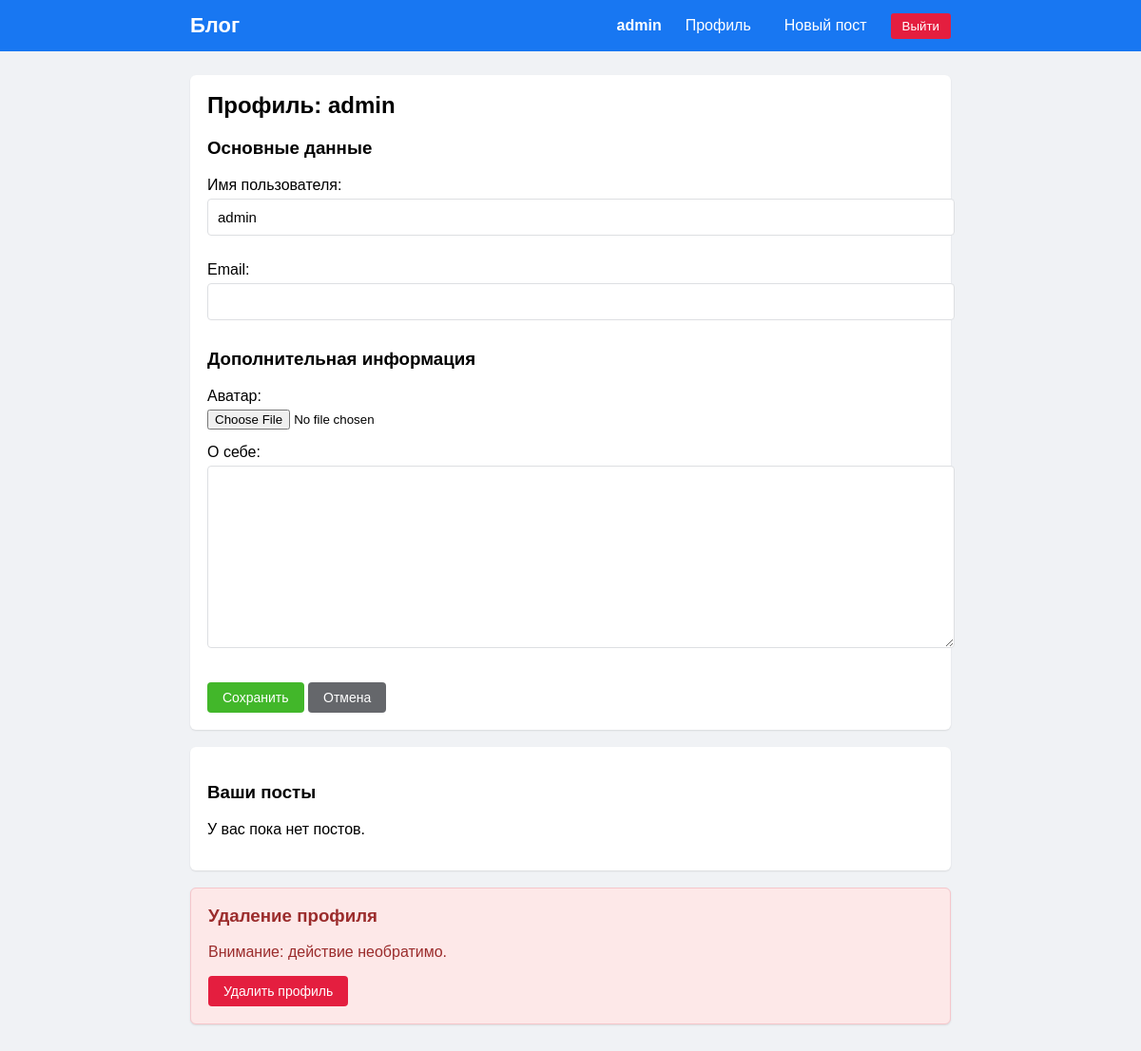
The app's page /profile/ (signed in), older data.
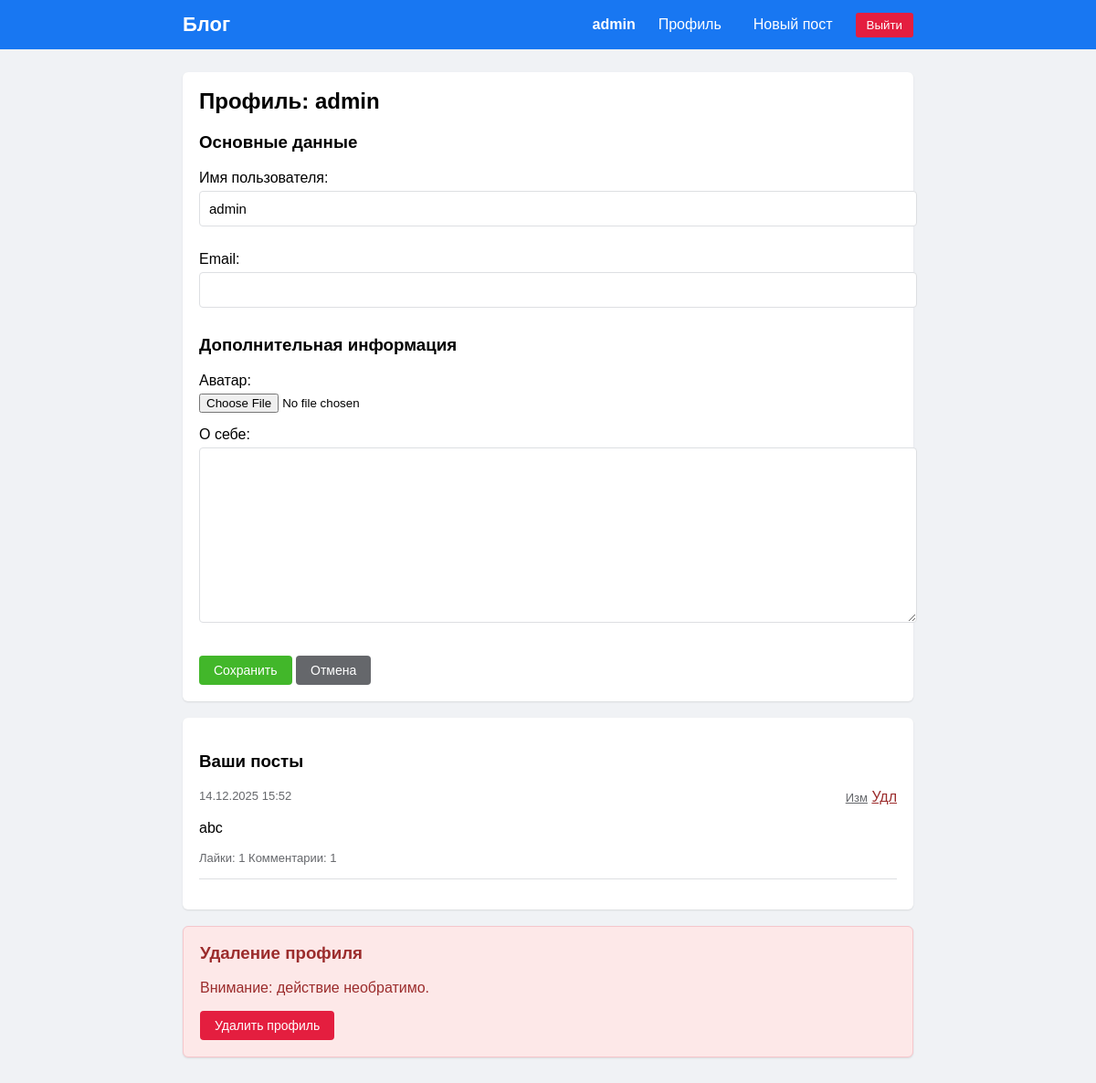
The same page, newer data.
### blog/models.py (models this page shows, shortened)
class Post(models.Model):
    author = models.ForeignKey(User, on_delete=models.CASCADE)
    content = models.TextField(max_length=1000)
    created_at = models.DateTimeField(auto_now_add=True)
    updated_at = models.DateTimeField(auto_now=True)
    class Meta:
        ordering = ['-created_at']
    def likes_count(self):
        return self.likes.count()
    def comments_count(self):
        return self.comments.count()

### blog/views.py (the view)
# urls.py: path('profile/', views.profile, name='profile'),
@login_required
def profile(request):
    if request.method == 'POST':
        user_form = UserUpdateForm(request.POST, instance=request.user)
        profile_form = ProfileUpdateForm(
            request.POST, request.FILES, instance=request.user.profile
        )
        if user_form.is_valid() and profile_form.is_valid():
            user_form.save()
            profile_form.save()
            messages.success(request, 'Профиль обновлен!')
            return redirect('profile')
    else:
        user_form = UserUpdateForm(instance=request.user)
        profile_form = ProfileUpdateForm(instance=request.user.profile)
    user_posts = Post.objects.filter(author=request.user).order_by('-created_at')
    paginator = Paginator(user_posts, 50)
    page_number = request.GET.get('page')
    posts = paginator.get_page(page_number)
    context = {
        'user_form': user_form,
        'profile_form': profile_form,
        'posts': posts,
    }
    return render(request, 'blog/profile.html', context)

### blog/forms.py
class UserUpdateForm(forms.ModelForm):
    email = forms.EmailField()
    class Meta:
        model = User
        fields = ['username', 'email']

class ProfileUpdateForm(forms.ModelForm):
    class Meta:
        model = Profile
        fields = ['avatar', 'bio']

### blog/templates/blog/profile.html (shortened to what this page needs)
{% extends 'blog/base.html' %}
{% block content %}
<div class="box">
    <h2>Профиль: {{ user.username }}</h2>
    <form method="post" enctype="multipart/form-data">
        <div class="form-group">
            <h3>Основные данные</h3>
            <div class="form-group">
                <label class="form-label">Имя пользователя:</label>
                {{ user_form.username }}
            </div>
            <div class="form-group">
                <label class="form-label">Email:</label>
                {{ user_form.email }}
            </div>
        </div>
        <div class="form-group">
            <h3>Дополнительная информация</h3>
            <div class="form-group">
                <label class="form-label">Аватар:</label>
                {{ profile_form.avatar }}
            </div>
            <div class="form-group">
                <label class="form-label">О себе:</label>
                {{ profile_form.bio }}
            </div>
        </div>
        <div class="form-actions">
            <button type="submit" class="btn btn-green">Сохранить</button>
            <a href="{% url 'index' %}" class="btn btn-gray">Отмена</a>
        </div>
    </form>
</div>
<div class="box">
    <h3>Ваши посты</h3>
    {% if posts %}
        {% for post in posts %}
        <div class="user-posts">
            <div class="post-info">
                <span class="small-text">{{ post.created_at|date:"d.m.Y H:i" }}</span>
                <div>
                    <a href="{% url 'edit_post' post.id %}" class="small-text">Изм</a>
                    <a href="{% url 'delete_post' post.id %}" class="warning-text">Удл</a>
                </div>
            </div>
            <p>{{ post.content|truncatechars:120 }}</p>
            <div class="small-text">
                <span>Лайки: {{ post.likes_count }}</span>
                <span>Комментарии: {{ post.comments_count }}</span>
            </div>
        </div>
        {% endfor %}
    {% else %}
        <p>У вас пока нет постов.</p>
    {% endif %}
</div>
<div class="box warning-box">
    <h3>Удаление профиля</h3>
    <p class="warning-text">Внимание: действие необратимо.</p>
    <a href="{% url 'delete_profile' %}" class="btn btn-red">Удалить профиль</a>
</div>
{% endblock %}

Row changes from the older to the newer data that the page shows:
added Post: created_at "14.12.2025 15:52", content "abc", likes_count "1", comments_count "1"
Text that changed along with them:
text no longer shown: "У вас пока нет постов."
